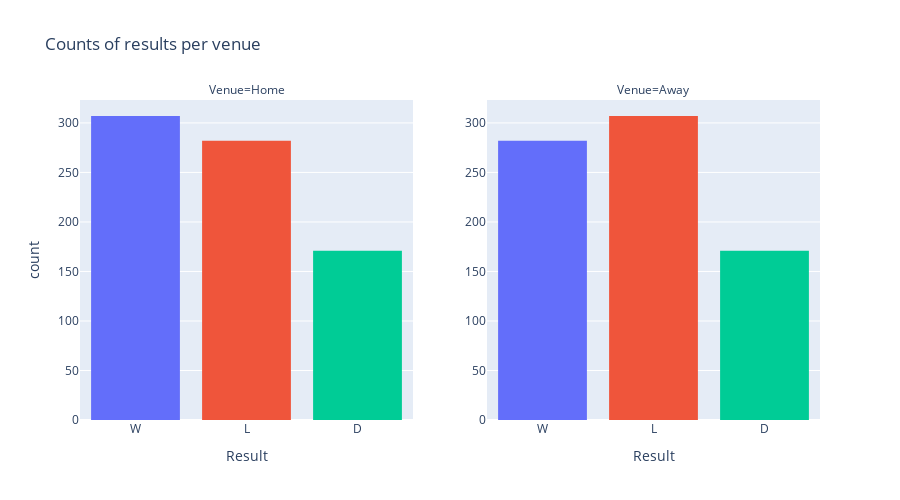

Notebook cell for this chart:
### Markdown cell above
The dependence of the result and venue

### Code cell
import plotly.express as px

fig = px.histogram(scores_df, "result", facet_col="venue",
             color="result",
             title="Counts of results per venue",
             labels={"venue": "Venue", "result": "Result"},
             height=500, 
             facet_col_wrap=2, 
             facet_col_spacing=0.1)

fig.update_layout(showlegend=False)
fig.update_yaxes(matches=None, showticklabels=True)

### Figure 1 — Plotly figure (JSON) as saved in the notebook; plotly's stock layout.template omitted (floating-point values rounded to 4 significant figures; data arrays with more than 128 entries replaced by an {"elided": "..."} marker saying what was removed)
{"data": [{"alignmentgroup": "True", "bingroup": "x", "hovertemplate": "Result=%{x}<br>Venue=Home<br>count=%{y}<extra></extra>", "legendgroup": "W", "marker": {"color": "#636efa", "pattern": {"shape": ""}}, "name": "W", "offsetgroup": "W", "orientation": "v", "showlegend": true, "type": "histogram", "x": {"elided": "307 str values"}, "xaxis": "x", "yaxis": "y"}, {"alignmentgroup": "True", "bingroup": "x", "hovertemplate": "Result=%{x}<br>Venue=Away<br>count=%{y}<extra></extra>", "legendgroup": "W", "marker": {"color": "#636efa", "pattern": {"shape": ""}}, "name": "W", "offsetgroup": "W", "orientation": "v", "showlegend": false, "type": "histogram", "x": {"elided": "282 str values"}, "xaxis": "x2", "yaxis": "y2"}, {"alignmentgroup": "True", "bingroup": "x", "hovertemplate": "Result=%{x}<br>Venue=Home<br>count=%{y}<extra></extra>", "legendgroup": "L", "marker": {"color": "#EF553B", "pattern": {"shape": ""}}, "name": "L", "offsetgroup": "L", "orientation": "v", "showlegend": true, "type": "histogram", "x": {"elided": "282 str values"}, "xaxis": "x", "yaxis": "y"}, {"alignmentgroup": "True", "bingroup": "x", "hovertemplate": "Result=%{x}<br>Venue=Away<br>count=%{y}<extra></extra>", "legendgroup": "L", "marker": {"color": "#EF553B", "pattern": {"shape": ""}}, "name": "L", "offsetgroup": "L", "orientation": "v", "showlegend": false, "type": "histogram", "x": {"elided": "307 str values"}, "xaxis": "x2", "yaxis": "y2"}, {"alignmentgroup": "True", "bingroup": "x", "hovertemplate": "Result=%{x}<br>Venue=Home<br>count=%{y}<extra></extra>", "legendgroup": "D", "marker": {"color": "#00cc96", "pattern": {"shape": ""}}, "name": "D", "offsetgroup": "D", "orientation": "v", "showlegend": true, "type": "histogram", "x": {"elided": "171 str values"}, "xaxis": "x", "yaxis": "y"}, {"alignmentgroup": "True", "bingroup": "x", "hovertemplate": "Result=%{x}<br>Venue=Away<br>count=%{y}<extra></extra>", "legendgroup": "D", "marker": {"color": "#00cc96", "pattern": {"shape": ""}}, "name": "D", "offsetgroup": "D", "orientation": "v", "showlegend": false, "type": "histogram", "x": {"elided": "171 str values"}, "xaxis": "x2", "yaxis": "y2"}], "layout": {"annotations": [{"font": {}, "showarrow": false, "text": "Venue=Home", "x": 0.225, "xanchor": "center", "xref": "paper", "y": 1, "yanchor": "bottom", "yref": "paper"}, {"font": {}, "showarrow": false, "text": "Venue=Away", "x": 0.775, "xanchor": "center", "xref": "paper", "y": 1, "yanchor": "bottom", "yref": "paper"}], "barmode": "relative", "height": 500, "legend": {"title": {"text": "Result"}, "tracegroupgap": 0}, "showlegend": false, "title": {"text": "Counts of results per venue"}, "xaxis": {"anchor": "y", "categoryarray": ["W", "L", "D"], "categoryorder": "array", "domain": [0, 0.45], "title": {"text": "Result"}}, "xaxis2": {"anchor": "y2", "categoryarray": ["W", "L", "D"], "categoryorder": "array", "domain": [0.55, 1], "matches": "x", "title": {"text": "Result"}}, "yaxis": {"anchor": "x", "domain": [0, 1], "showticklabels": true, "title": {"text": "count"}}, "yaxis2": {"anchor": "x2", "domain": [0, 1], "showticklabels": true}}}
